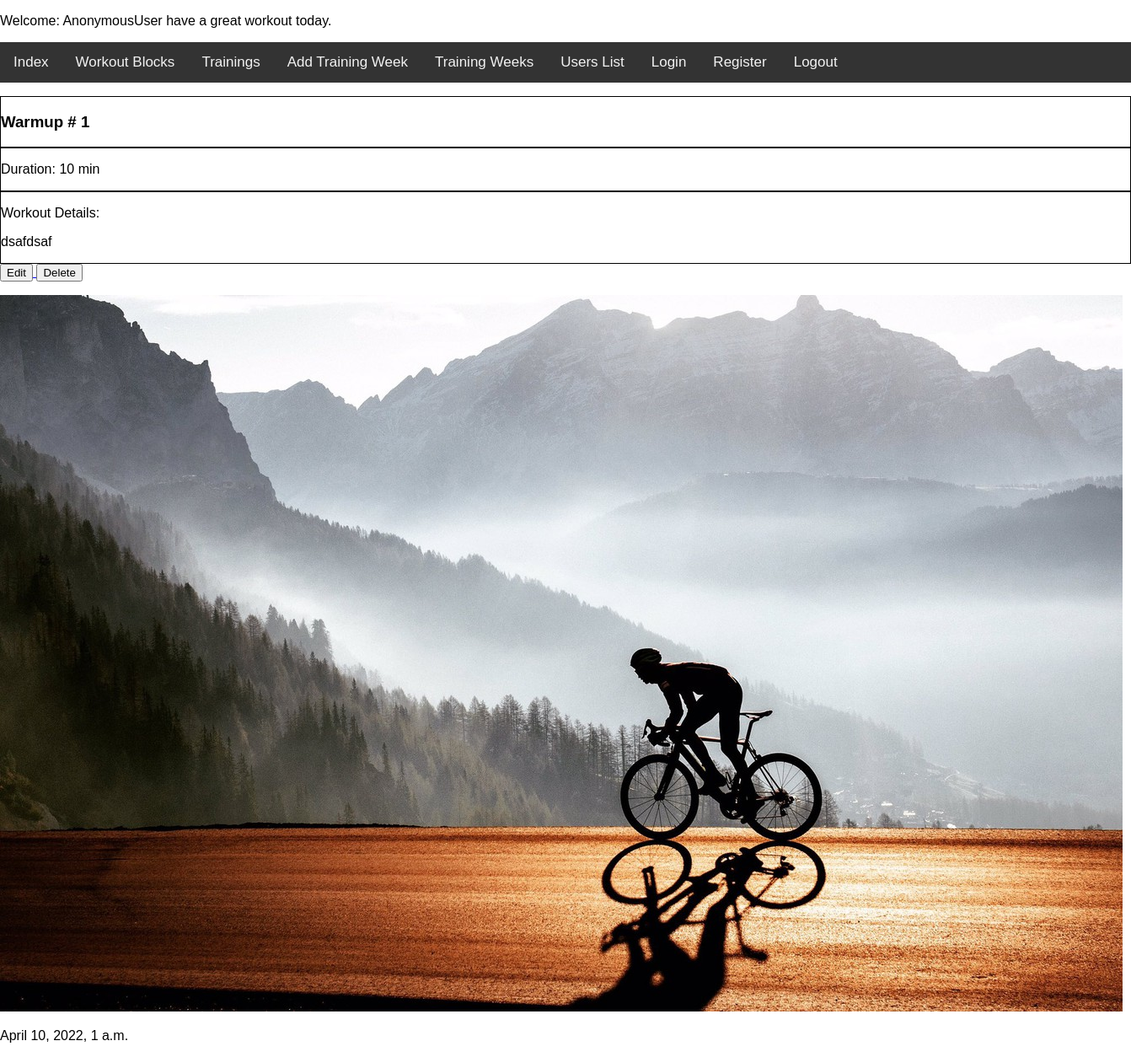
The app's page /trainingz_app/workout_block/1/, older data.
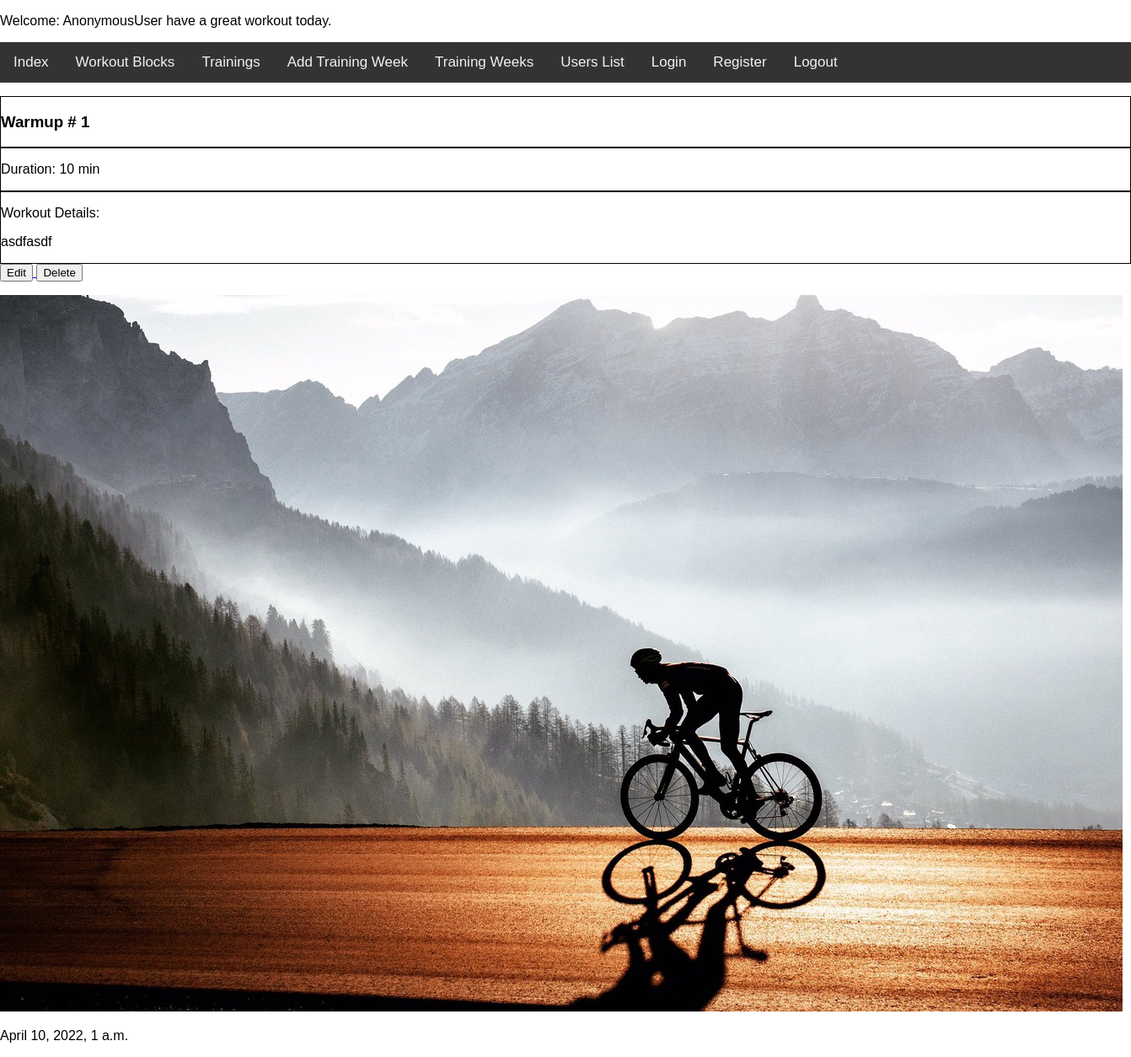
The same page, newer data.
### trainingz_app/models.py (models this page shows, shortened)
class WorkoutBlock(models.Model):
    name = models.CharField(max_length=50)
    workout_element = models.CharField(max_length=30, choices=WORKOUT_ELEMENTS)
    workout_details = models.TextField()
    duration = models.SmallIntegerField()
    def get_update_url(self):
        return reverse("update_workout_block", kwargs={"id": self.id})
    def get_delete_url(self):
        return reverse("delete_workout_block", kwargs={"id": self.id})

### trainingz_app/views.py (the view)
class ShowDetailWorkoutBlockView(View):
    def get(self, request, id):
        workout_block = WorkoutBlock.objects.get(pk=id)
        return render(
            request, "workout_block_detail.html", {"workout_block": workout_block}
        )

### trainingz_app/context_processor.py (called while the page is built)
def get_date(request):
    return {"date": datetime.now()}

### trainingz_app/templates/workout_block_detail.html (shortened to what this page needs)
{% extends 'base.html' %}
{% block trainingz %}
    <div style="border: solid; border-width: 1px;">
        <h3>{{ workout_block.name }}</h3>
    </div>
    <div style="border: solid; border-width: 1px;">
        <p>Duration: {{ workout_block.duration }} min</p>
    </div>
    <div style="border: solid; border-width: 1px;">
        <p>Workout Details:</p>
        <p>{{ workout_block.workout_details }}</p>
    </div>
    <a href="{{ workout_block.get_update_url }}">
        <button>Edit</button>
    </a>
    <a href="{{ workout_block.get_delete_url }}">
        <button>Delete</button>
    </a>
{% endblock %}

Row changes from the older to the newer data that the page shows:
changed WorkoutBlock "Warmup # 1": workout_details "dsafdsaf" → "asdfasdf"
